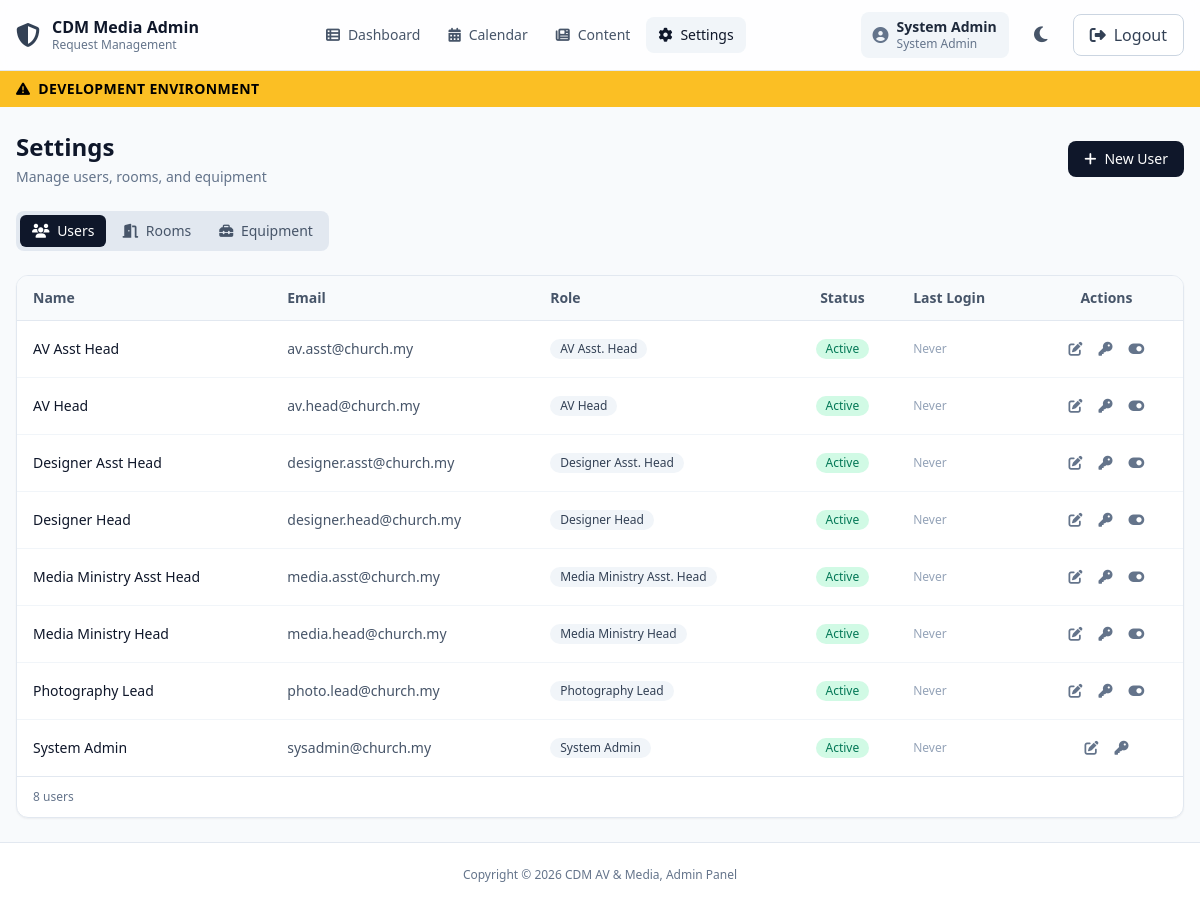
The page /apps/public-form/public/admin/settings.php (signed in) on the database as committed earlier.
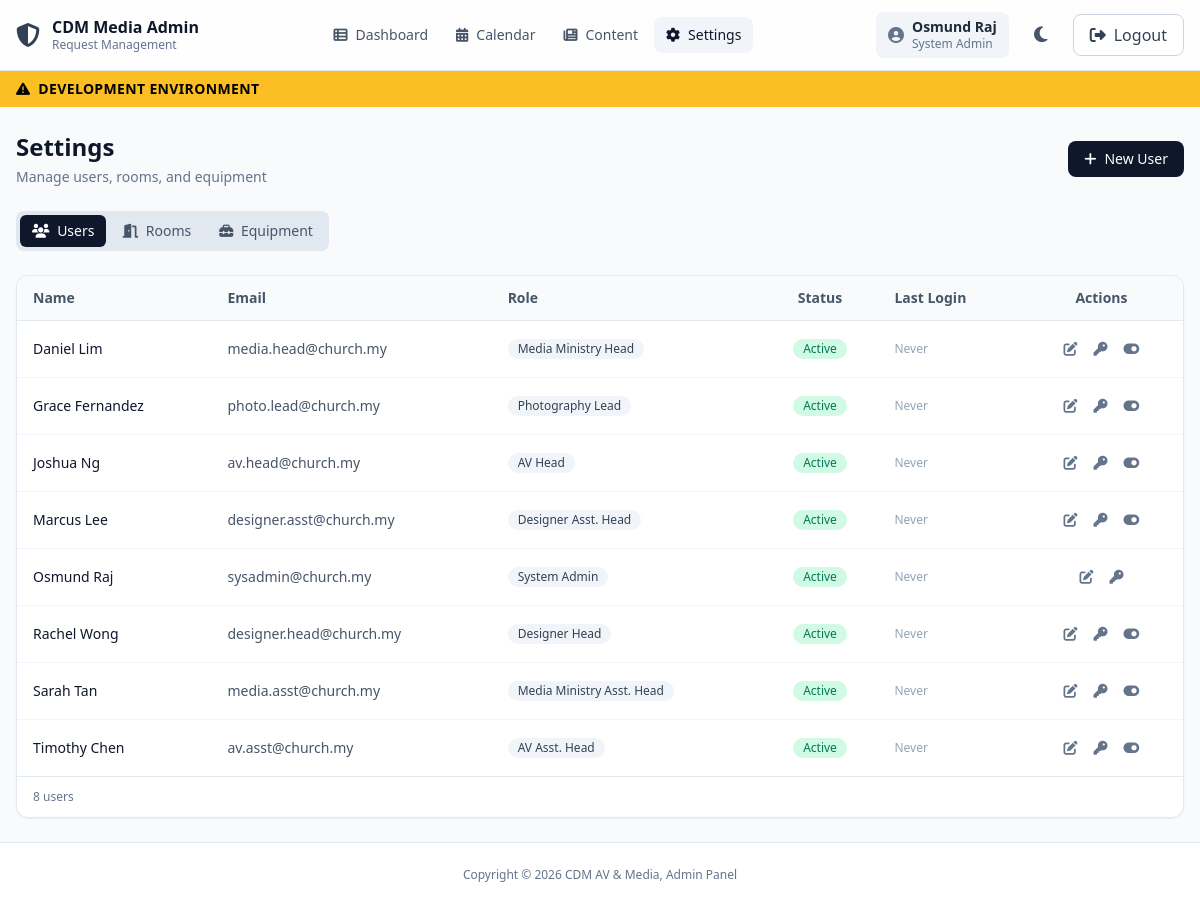
The same page on the database as committed later.
### tables this page shows
CREATE TABLE `users` (
  `id` bigint unsigned NOT NULL AUTO_INCREMENT,
  `name` varchar(150) NOT NULL,
  `email` varchar(190) NOT NULL,
  `password_hash` varchar(255) NOT NULL,
  `role` enum('sysadmin','media_head','media_asst','designer_head','designer_asst','av_head','av_asst','photo_lead') NOT NULL,
  `is_active` tinyint(1) NOT NULL DEFAULT '1',
  `last_login_at` datetime DEFAULT NULL,
  `created_at` datetime NOT NULL DEFAULT CURRENT_TIMESTAMP,
  `updated_at` datetime NOT NULL DEFAULT CURRENT_TIMESTAMP ON UPDATE CURRENT_TIMESTAMP,
  PRIMARY KEY (`id`),
  UNIQUE KEY `uq_users_email` (`email`),
  KEY `idx_users_role` (`role`),
  KEY `idx_users_active` (`is_active`)
);

### apps/public-form/public/admin/auth.php (called while the page is built, shortened)
<?php
function is_authenticated(): bool {
  return !empty($_SESSION['user_id']);
}
function current_user(): ?array {
  return [
    'id'   => $_SESSION['user_id'],
    'name' => $_SESSION['user_name'] ?? '',
    'email'=> $_SESSION['user_email'] ?? '',
    'role' => $_SESSION['user_role'] ?? '',
  ];
}
function role_label(string $role): string {
  return match ($role) {
    'sysadmin'        => 'System Admin',
    'media_head'      => 'Media Ministry Head',
    'media_asst'      => 'Media Ministry Asst. Head',
    'designer_head'   => 'Designer Head',
    'designer_asst'   => 'Designer Asst. Head',
    'av_head'         => 'AV Head',
    'av_asst'         => 'AV Asst. Head',
    'photo_lead'      => 'Photography Lead',
    default           => ucfirst(str_replace('_', ' ', $role)),
  };
}
function e(?string $s): string {
  return htmlspecialchars($s ?? '', ENT_QUOTES, 'UTF-8');
}

### apps/public-form/public/admin/settings.php (the view, shortened to what this page needs)
<?php
require_once __DIR__ . '/auth.php';
require_once __DIR__ . '/../../includes/db.php';
$tab = $_GET['tab'] ?? 'users';
$users = $pdo->query('
    SELECT id, name, email, role, is_active, last_login_at, created_at
    FROM users ORDER BY name
')->fetchAll(PDO::FETCH_ASSOC);
$currentUserId = (int) current_user()['id'];
include __DIR__ . '/partials/header.php';
?>
<main class="flex-1 animate-fade-in" x-data="settingsPage()">
  <div class="mx-auto max-w-7xl px-4 py-6 space-y-6">
    <div class="flex flex-col sm:flex-row sm:items-center sm:justify-between gap-4">
      <div>
        <h1 class="text-2xl font-bold text-slate-900 dark:text-slate-50">Settings</h1>
        <p class="text-sm text-slate-500 dark:text-slate-400 mt-1">Manage users, rooms, and equipment</p>
      </div>
      <?php if ($tab === 'users'): ?>
        <button @click="openUserModal()" class="inline-flex items-center gap-2 rounded-lg bg-slate-900 dark:bg-slate-100 px-4 py-2 text-sm font-medium text-white dark:text-slate-900 hover:bg-slate-800 dark:hover:bg-slate-200 transition-colors">
          <i class="fa-solid fa-plus"></i> New User
        </button>
      <?php elseif ($tab === 'rooms'): ?>
        <button @click="openRoomModal()" class="inline-flex items-center gap-2 rounded-lg bg-slate-900 dark:bg-slate-100 px-4 py-2 text-sm font-medium text-white dark:text-slate-900 hover:bg-slate-800 dark:hover:bg-slate-200 transition-colors">
          <i class="fa-solid fa-plus"></i> New Room
        </button>
      <?php endif; ?>
    </div>
    <div class="flex items-center gap-1 bg-slate-200 dark:bg-slate-700 rounded-lg p-1 w-fit">
      <a href="?tab=users"
         class="px-3 py-1.5 text-sm font-medium rounded-md transition-colors <?php echo $tab === 'users' ? 'bg-slate-900 dark:bg-slate-100 text-white dark:text-slate-900' : 'text-slate-600 dark:text-slate-400 hover:text-slate-900 dark:hover:text-slate-100'; ?>">
        <i class="fa-solid fa-users mr-1"></i> Users
      </a>
      <a href="?tab=rooms"
         class="px-3 py-1.5 text-sm font-medium rounded-md transition-colors <?php echo $tab === 'rooms' ? 'bg-slate-900 dark:bg-slate-100 text-white dark:text-slate-900' : 'text-slate-600 dark:text-slate-400 hover:text-slate-900 dark:hover:text-slate-100'; ?>">
        <i class="fa-solid fa-door-open mr-1"></i> Rooms
      </a>
      <a href="?tab=equipment"
         class="px-3 py-1.5 text-sm font-medium rounded-md transition-colors <?php echo $tab === 'equipment' ? 'bg-slate-900 dark:bg-slate-100 text-white dark:text-slate-900' : 'text-slate-600 dark:text-slate-400 hover:text-slate-900 dark:hover:text-slate-100'; ?>">
        <i class="fa-solid fa-toolbox mr-1"></i> Equipment
      </a>
    </div>
    <?php if ($tab === 'users'): ?>
    <div class="bg-white dark:bg-slate-800 rounded-xl shadow-sm border border-slate-200 dark:border-slate-700 overflow-hidden">
      <div class="hidden md:block overflow-x-auto">
        <table class="w-full text-sm">
          <thead>
            <tr class="border-b border-slate-200 dark:border-slate-700 bg-slate-50 dark:bg-slate-800/50">
              <th class="text-left px-4 py-3 font-semibold text-slate-600 dark:text-slate-400">Name</th>
              <th class="text-left px-4 py-3 font-semibold text-slate-600 dark:text-slate-400">Email</th>
              <th class="text-left px-4 py-3 font-semibold text-slate-600 dark:text-slate-400">Role</th>
              <th class="text-center px-4 py-3 font-semibold text-slate-600 dark:text-slate-400">Status</th>
              <th class="text-left px-4 py-3 font-semibold text-slate-600 dark:text-slate-400">Last Login</th>
              <th class="text-center px-4 py-3 font-semibold text-slate-600 dark:text-slate-400">Actions</th>
            </tr>
          </thead>
          <tbody class="divide-y divide-slate-100 dark:divide-slate-700/50">
            <?php foreach ($users as $u): ?>
            <tr class="hover:bg-slate-50 dark:hover:bg-slate-700/30 transition-colors">
              <td class="px-4 py-3 font-medium text-slate-900 dark:text-slate-100"><?php echo e($u['name']); ?></td>
              <td class="px-4 py-3 text-slate-600 dark:text-slate-400"><?php echo e($u['email']); ?></td>
              <td class="px-4 py-3">
                <span class="inline-flex items-center rounded-full px-2.5 py-0.5 text-xs font-medium bg-slate-100 dark:bg-slate-700 text-slate-700 dark:text-slate-300">
                  <?php echo e(role_label($u['role'])); ?>
                </span>
              </td>
              <td class="px-4 py-3 text-center">
                <?php if ($u['is_active']): ?>
                  <span class="inline-flex items-center rounded-full px-2.5 py-0.5 text-xs font-medium bg-emerald-100 dark:bg-emerald-900/30 text-emerald-700 dark:text-emerald-400">Active</span>
                <?php else: ?>
                  <span class="inline-flex items-center rounded-full px-2.5 py-0.5 text-xs font-medium bg-red-100 dark:bg-red-900/30 text-red-700 dark:text-red-400">Inactive</span>
                <?php endif; ?>
              </td>
              <td class="px-4 py-3 text-slate-500 dark:text-slate-400 text-xs">
                <?php echo $u['last_login_at'] ? date('d M Y, H:i', strtotime($u['last_login_at'])) : '<span class="text-slate-400 dark:text-slate-500">Never</span>'; ?>
              </td>
              <td class="px-4 py-3 text-center">
                <div class="inline-flex items-center gap-1">
                  <button @click='openUserModal(<?php echo json_encode($u); ?>)'
                          class="rounded-lg p-1.5 text-slate-500 hover:text-slate-900 hover:bg-slate-100 dark:text-slate-400 dark:hover:text-slate-100 dark:hover:bg-slate-700 transition-colors"
                          title="Edit">
                    <i class="fa-solid fa-pen-to-square text-sm"></i>
                  </button>
                  <button @click='openResetPassword(<?php echo $u["id"]; ?>, <?php echo json_encode($u["name"]); ?>)'
                          class="rounded-lg p-1.5 text-slate-500 hover:text-amber-600 hover:bg-amber-50 dark:text-slate-400 dark:hover:text-amber-400 dark:hover:bg-amber-900/20 transition-colors"
                          title="Reset Password">
                    <i class="fa-solid fa-key text-sm"></i>
                  </button>
                  <?php if ((int) $u['id'] !== $currentUserId): ?>
                  <form method="POST" action="actions/save_user.php" class="inline"
                        onsubmit="return confirm('<?php echo $u['is_active'] ? 'Deactivate' : 'Activate'; ?> this user?')">
                    <button type="submit"
                            class="rounded-lg p-1.5 text-slate-500 hover:text-<?php echo $u['is_active'] ? 'red-600' : 'emerald-600'; ?> hover:bg-<?php echo $u['is_active'] ? 'red' : 'emerald'; ?>-50 dark:text-slate-400 dark:hover:text-<?php echo $u['is_active'] ? 'red' : 'emerald'; ?>-400 dark:hover:bg-<?php echo $u['is_active'] ? 'red' : 'emerald'; ?>-900/20 transition-colors"
                            title="<?php echo $u['is_active'] ? 'Deactivate' : 'Activate'; ?>">
                      <i class="fa-solid fa-<?php echo $u['is_active'] ? 'toggle-on' : 'toggle-off'; ?> text-sm"></i>
                    </button>
                  </form>
                  <?php endif; ?>
                </div>
              </td>
            </tr>
            <?php endforeach; ?>
          </tbody>
        </table>
      </div>
      <div class="px-4 py-3 text-xs text-slate-500 dark:text-slate-400 border-t border-slate-200 dark:border-slate-700">
        <?php echo count($users); ?> user<?php echo count($users) !== 1 ? 's' : ''; ?>
      </div>
    </div>
    <?php endif; ?>
  </div>
</main>
<?php include __DIR__ . '/partials/footer.php'; ?>

### apps/public-form/public/admin/partials/header.php (shortened to what this page needs)
<?php
$appEnv = $_ENV['APP_ENV'] ?? getenv('APP_ENV') ?? 'production';
$_currentUser = current_user();
$_currentPage = basename($_SERVER['SCRIPT_NAME'], '.php');
?>
<!doctype html>
<html lang="en"
      x-data="{ darkMode: localStorage.getItem('darkMode') === 'true', mobileNav: false }"
      :class="{ 'dark': darkMode }"
      x-init="$watch('darkMode', val => localStorage.setItem('darkMode', val))">
<head>
  <script src="https://cdn.tailwindcss.com"></script>
  <link
    rel="stylesheet"
    href="https://cdnjs.cloudflare.com/ajax/libs/font-awesome/6.5.0/css/all.min.css"
  />
</head>
<body class="min-h-screen flex flex-col bg-slate-50 text-slate-900 dark:bg-slate-900 dark:text-slate-100 transition-colors duration-200">
<header class="sticky top-0 z-40 bg-white/80 dark:bg-slate-800/80 backdrop-blur border-b border-slate-200 dark:border-slate-700">
  <div class="mx-auto max-w-7xl px-4 py-3 flex items-center justify-between">
    <a href="index.php" class="flex items-center gap-3">
      <i class="fa-solid fa-shield-halved text-2xl text-slate-700 dark:text-slate-300"></i>
      <div>
        <div class="font-extrabold leading-tight text-slate-900 dark:text-slate-50">
          CDM Media Admin
        </div>
        <div class="text-xs text-slate-500 dark:text-slate-400">
          Request Management
        </div>
      </div>
    </a>
    <nav class="hidden md:flex items-center gap-1">
      <?php
      $navItems = [
        ['page' => 'index',    'label' => 'Dashboard',  'icon' => 'fa-table-list',     'roles' => ROLES_ALL],
        ['page' => 'calendar', 'label' => 'Calendar',   'icon' => 'fa-calendar-days',  'roles' => ROLES_ALL],
        ['page' => 'content',  'label' => 'Content',    'icon' => 'fa-newspaper',      'roles' => ROLES_ALL],
        ['page' => 'settings', 'label' => 'Settings',   'icon' => 'fa-gear',           'roles' => ROLES_ADMIN_SETTINGS],
      ];
      foreach ($navItems as $nav):
        $isActive = $_currentPage === $nav['page'];
        $activeClass = $isActive
          ? 'bg-slate-100 dark:bg-slate-700 text-slate-900 dark:text-slate-100'
          : 'text-slate-600 dark:text-slate-400 hover:bg-slate-100 dark:hover:bg-slate-700 hover:text-slate-900 dark:hover:text-slate-100';
      ?>
        <a
          href="<?php echo $nav['page']; ?>.php"
          class="inline-flex items-center gap-2 rounded-lg px-3 py-2 text-sm font-medium transition-colors <?php echo $activeClass; ?>"
        >
          <i class="fa-solid <?php echo $nav['icon']; ?> text-sm"></i>
          <?php echo $nav['label']; ?>
        </a>
      <?php endforeach; ?>
    </nav>
    <div class="flex items-center gap-2 sm:gap-3">
      <?php if ($_currentUser): ?>
        <div class="hidden sm:flex items-center gap-2 rounded-lg bg-slate-100 dark:bg-slate-700 px-3 py-1.5">
          <i class="fa-solid fa-user-circle text-slate-500 dark:text-slate-400"></i>
          <div class="text-sm leading-tight">
            <div class="font-semibold text-slate-800 dark:text-slate-200"><?php echo htmlspecialchars($_currentUser['name']); ?></div>
            <div class="text-xs text-slate-500 dark:text-slate-400"><?php echo role_label($_currentUser['role']); ?></div>
          </div>
        </div>
      <?php endif; ?>
      <button
        type="button"
        @click="darkMode = !darkMode"
        class="inline-flex items-center justify-center rounded-lg w-10 h-10 text-slate-600 dark:text-slate-300 hover:bg-slate-100 dark:hover:bg-slate-700 transition-colors"
        :title="darkMode ? 'Switch to light mode' : 'Switch to dark mode'"
      >
        <i x-show="!darkMode" class="fa-solid fa-moon text-lg"></i>
      </button>
      <a
        href="logout.php"
        class="hidden sm:inline-flex items-center gap-2 rounded-lg border border-slate-300 dark:border-slate-600 bg-white dark:bg-slate-700 px-4 py-2 text-slate-700 dark:text-slate-200 hover:bg-slate-50 dark:hover:bg-slate-600 transition-colors"
      >
        <i class="fa-solid fa-right-from-bracket"></i>
        <span class="hidden sm:inline">Logout</span>
      </a>
    </div>
  </div>
</header>
<?php if ($appEnv === 'development'): ?>
  <div class="bg-amber-400 text-black">
    <div class="mx-auto max-w-7xl px-4 py-2 text-xs sm:text-sm font-semibold tracking-wide flex items-center gap-2">
      <i class="fa-solid fa-triangle-exclamation"></i>
      <span>DEVELOPMENT ENVIRONMENT</span>
    </div>
  </div>
<?php endif; ?>

### apps/public-form/public/admin/partials/footer.php
<footer class="mt-auto border-t border-slate-200 dark:border-slate-700 bg-white dark:bg-slate-800">
  <div class="mx-auto max-w-7xl px-4 py-6">
    <div class="text-center text-xs text-slate-500 dark:text-slate-400">
      Copyright © <?php echo date('Y'); ?> CDM AV & Media, Admin Panel
    </div>
  </div>
</footer>
</body>
</html>

### apps/public-form/public/admin/partials/header.php (style rules this page uses)
.animate-fade-in { animation: fadeIn .6s ease-out both; }

Rows that differ between the two databases and show on the page:
changed users "sysadmin@church.my": name "System Admin" → "Osmund Raj"; moves up the list
changed users "media.head@church.my": name "Media Ministry Head" → "Daniel Lim"; moves up the list
changed users "photo.lead@church.my": name "Photography Lead" → "Grace Fernandez"; moves up the list
changed users "av.head@church.my": name "AV Head" → "Joshua Ng"
changed users "designer.asst@church.my": name "Designer Asst Head" → "Marcus Lee"
changed users "designer.head@church.my": name "Designer Head" → "Rachel Wong"
changed users "media.asst@church.my": name "Media Ministry Asst Head" → "Sarah Tan"
changed users "av.asst@church.my": name "AV Asst Head" → "Timothy Chen"; moves down the list
